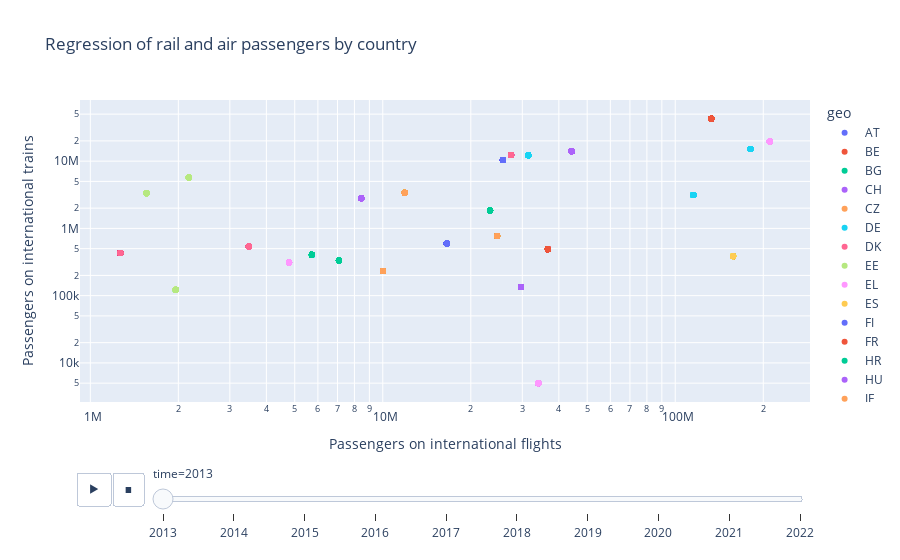

The cell this chart's notebook holds for it:
### Markdown cell above
Assign different colours, logaritmic scale, hover and (axis) titles

### Code cell
# Calculate the maximum x and y values
max_x = matched_data['obs_value_air'].max()
max_y = matched_data['obs_value_train'].max()

# Create a scatter plot with a slider for time using Plotly Express
fig = px.scatter(
    matched_data,
    x='obs_value_air',
    y='obs_value_train',
    # Use the two following lines of code when you do not want to use the logaritmic scale:
    # range_x=[0, matched_data['obs_value_air'].max()],
    # range_y=[0, matched_data['obs_value_train'].max()],
    animation_frame='time',  # Specify the 'time' column for animation
    title="Regression of rail and air passengers by country",
    color='geo',
    hover_name='geo',
    log_x=True,
    log_y=True,
    labels={
        'obs_value_air':'Passengers on international flights',
        'obs_value_train':'Passengers on international trains'
        }
)

fig.show()
